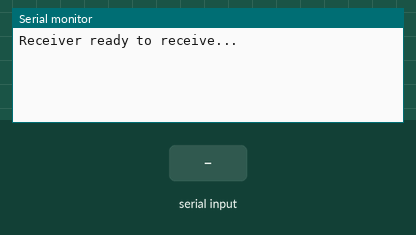
Recording of a sketch running on a simulated Arduino Uno, built with avr-gcc and run on an emulated ATmega328P. Parts: the last lines printed to the serial monitor. The inputs (shaded band) are chosen by the test bench.

Above: at 1.2 s.
1.3 s: "1" received over the second serial link
At 3.4 s:
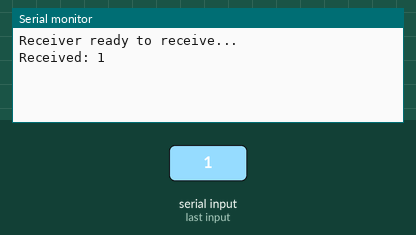
3.8 s: "0" received over the second serial link
At 5.2 s:
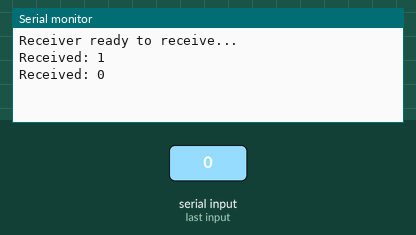
5.3 s: "2" received over the second serial link
At 7.6 s:
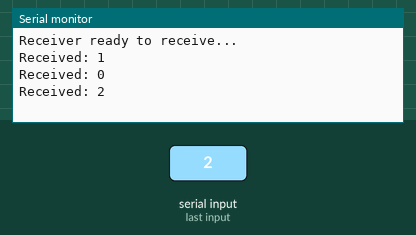

Measured:
- after the input at 1.3 s, the serial monitor: prints a new line after 1.0 s (image 1)
- after the input at 3.8 s, the serial monitor: prints a new line after 1.0 s (image 2)
- after the input at 5.3 s, the serial monitor: prints a new line after 1.0 s (image 3)

The sketch:

recievertest.ino
```cpp
#include <SoftwareSerial.h>

SoftwareSerial HC12(3, 2); // HC-12 TX on Pin D3, RX on Pin D2

void setup() {
  Serial.begin(9600);
  HC12.begin(9600);
  Serial.println("Receiver ready to receive...");
}

void loop() {
  if (HC12.available()) {
    String received = HC12.readString();
    Serial.print("Received: ");
    Serial.println(received);
  }
}
```
